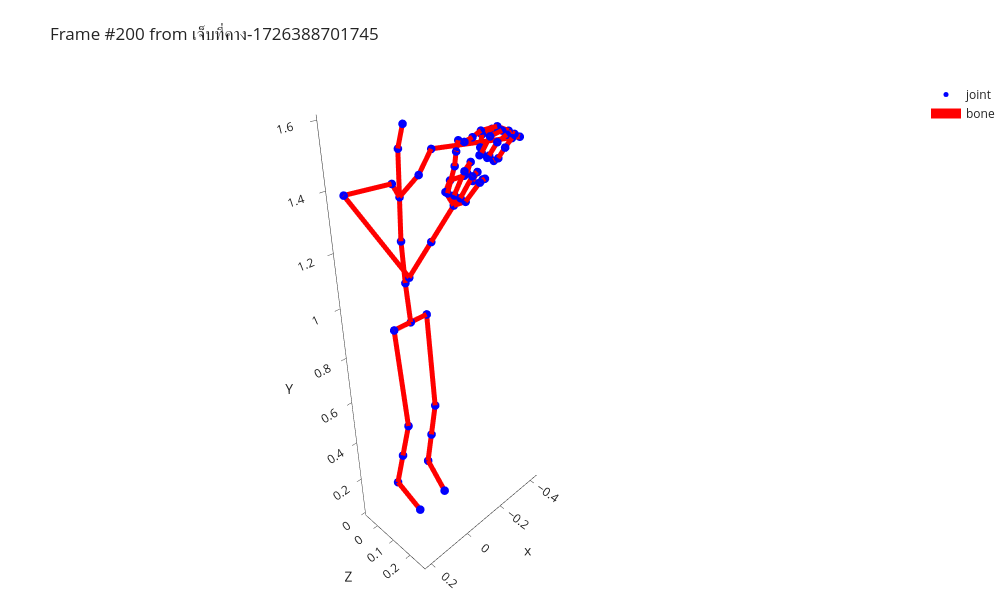

Here is the notebook cell this chart was saved with:
### Code cell
frame_idx = 200
clip_quats = extract_quats(clip)
clip_frame_quats = extract_frame(clip_quats, frame_idx)
clip_frame_pos = forward_kinematics_tree(bind_model, clip_frame_quats)

layout = DEFAULT_SKELETON_PLOT_LAYOUT
layout["title"] = f"Frame #{frame_idx} from {clip_name}"
layout["template"] = "simple_white"
plot_static_skeleton(clip_frame_pos, layout_options=layout)

### Figure 1 — Plotly figure (JSON) as saved in the notebook; plotly's stock layout.template omitted (floating-point values rounded to 4 significant figures; data arrays with more than 128 entries replaced by an {"elided": "..."} marker saying what was removed)
{"data": [{"marker": {"color": "blue", "size": 5}, "mode": "markers", "name": "joint", "showlegend": true, "text": ["rootx", "spine_01x", "spine_02x", "spine_03x", "neckx", "headx", "shoulderr", "arm_stretchr", "arm_twistr", "forearm_stretchr", "forearm_twistr", "handr", "thumb1r", "thumb2r", "thumb3r", "index1_baser", "index1r", "index2r", "index3r", "middle1_baser", "middle1r", "middle2r", "middle3r", "ring1_baser", "ring1r", "ring2r", "ring3r", "pinky1_baser", "pinky1r", "pinky2r", "pinky3r", "shoulderl", "arm_stretchl", "arm_twistl", "forearm_stretchl", "forearm_twistl", "handl", "thumb1l", "thumb2l", "thumb3l", "index1_basel", "index1l", "index2l", "index3l", "middle1_basel", "middle1l", "middle2l", "middle3l", "ring1_basel", "ring1l", "ring2l", "ring3l", "pinky1_basel", "pinky1l", "pinky2l", "pinky3l", "thigh_stretchl", "thigh_twistl", "leg_stretchl", "footl", "toes_01l", "leg_twistl", "thigh_stretchr", "thigh_twistr", "leg_stretchr", "footr", "toes_01r", "leg_twistr"], "type": "scatter3d", "x": [0.0, 0.00216, 0.004167, 0.005741, 0.007314, 0.01655, -0.04393, -0.1739, -0.1739, -0.4254, -0.3295, -0.2337, -0.2013, -0.169, -0.1427, -0.2055, -0.1302, -0.09093, -0.06, -0.2069, -0.1383, -0.1191, -0.1402, -0.2102, -0.1464, -0.1364, -0.1534, -0.2165, -0.1578, -0.1509, -0.1543, 0.05943, 0.2129, 0.2129, 0.17, 0.09811, 0.02621, 0.01798, -0.005902, -0.03881, 0.0266, -0.008067, -0.02714, -0.04415, 0.01788, -0.01719, -0.0629, -0.06497, 0.009812, -0.02699, -0.0686, -0.06481, 0.004559, -0.03493, -0.07054, -0.08202, 0.07258, 0.07258, 0.07763, 0.08382, 0.08462, 0.08072, -0.0726, -0.0726, -0.07356, -0.089, -0.06294, -0.08128], "y": [-0.003295, -0.01907, -0.02759, -0.02151, -0.01543, 0.0218, 0.01496, -0.06647, -0.06647, 0.09027, 0.1466, 0.2029, 0.1663, 0.1572, 0.1757, 0.1827, 0.188, 0.1927, 0.1918, 0.2008, 0.2162, 0.2035, 0.1756, 0.2169, 0.237, 0.2169, 0.1943, 0.2313, 0.2569, 0.239, 0.2192, 0.01065, -0.01912, -0.01912, 0.2004, 0.2183, 0.2362, 0.1951, 0.1893, 0.213, 0.2123, 0.2055, 0.1921, 0.1833, 0.23, 0.2342, 0.2139, 0.1986, 0.2462, 0.2555, 0.2351, 0.2208, 0.2611, 0.2765, 0.2625, 0.244, -0.007554, -0.007554, 0.04671, -0.03491, 0.1001, 0.0059, 0.0006832, 0.0006832, 0.03336, -0.03635, 0.09142, -0.001495], "z": [0.8734, 1.026, 1.179, 1.332, 1.485, 1.566, 1.399, 1.429, 1.429, 1.448, 1.49, 1.532, 1.537, 1.525, 1.498, 1.547, 1.551, 1.542, 1.536, 1.538, 1.54, 1.494, 1.476, 1.529, 1.526, 1.485, 1.469, 1.521, 1.513, 1.48, 1.466, 1.398, 1.398, 1.398, 1.202, 1.295, 1.388, 1.414, 1.439, 1.451, 1.417, 1.484, 1.517, 1.542, 1.414, 1.475, 1.484, 1.448, 1.408, 1.463, 1.46, 1.431, 1.401, 1.449, 1.447, 1.437, 0.8719, 0.8719, 0.4651, 0.09838, 0.04129, 0.2817, 0.8748, 0.8748, 0.4657, 0.09679, 0.02991, 0.2812]}, {"connectgaps": false, "hoverinfo": "skip", "line": {"color": "red", "width": 10}, "mode": "lines", "name": "bone", "type": "scatter3d", "x": {"elided": "201 float values"}, "y": {"elided": "201 float values"}, "z": {"elided": "201 float values"}}], "layout": {"height": 600, "margin": {"b": 0, "l": 0, "r": 0, "t": 80}, "scene": {"aspectmode": "data", "camera": {"eye": {"x": 1.75, "y": 1.75, "z": 1.75}}, "yaxis": {"title": {"text": "Z"}}, "zaxis": {"title": {"text": "Y"}}}, "title": {"text": "Frame #200 from เจ็บที่คาง-1726388701745"}, "width": 1000}}
